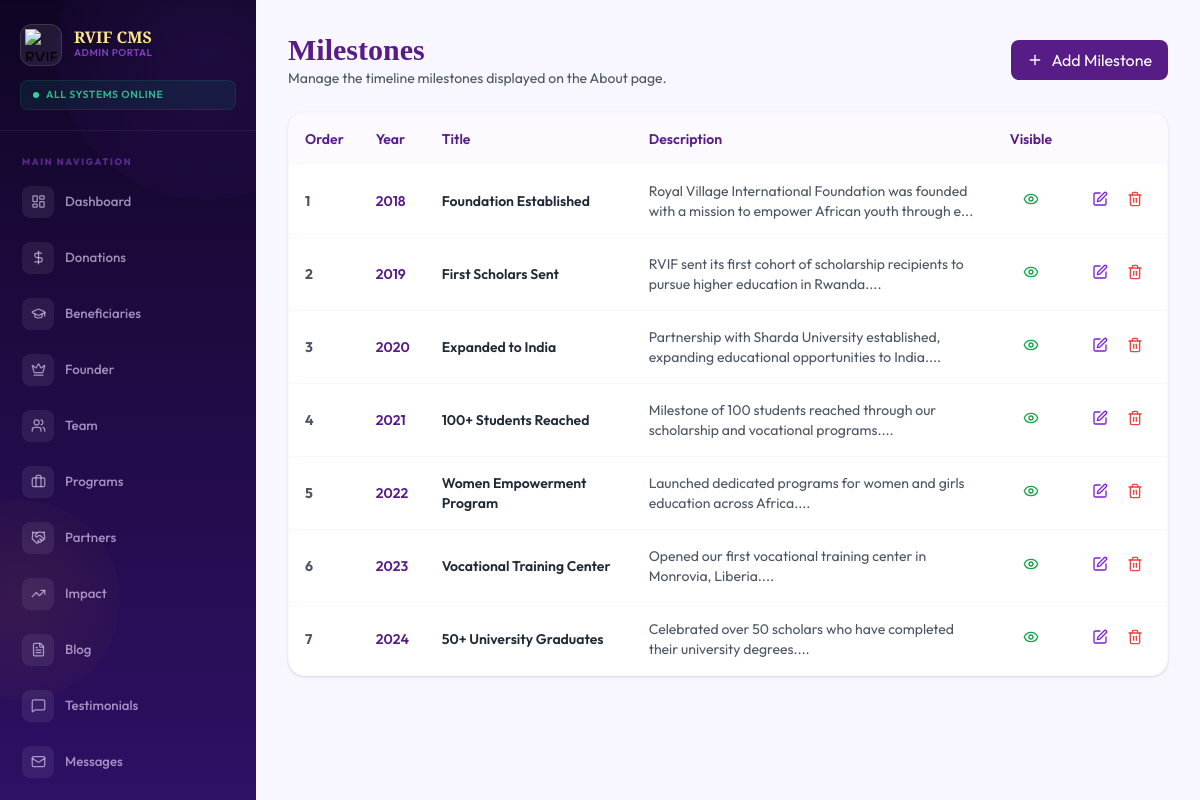
/admin/milestones.php (signed in), run on the app's committed database.
### tables this page shows
CREATE TABLE `milestones` (
  `id` varchar(50) NOT NULL,
  `year` varchar(10) NOT NULL,
  `title` varchar(255) NOT NULL,
  `description` text NOT NULL,
  `display_order` int(11) NOT NULL DEFAULT 0,
  `visible` tinyint(1) NOT NULL DEFAULT 1,
  `created_at` datetime DEFAULT CURRENT_TIMESTAMP,
  PRIMARY KEY (`id`)
);

### admin/milestones.php (the view, shortened to what this page needs)
<?php
require_once __DIR__ . '/../db.php';
require_once __DIR__ . '/layout.php';
$milestones = [];
try {
    $stmt = $pdo->prepare("SELECT * FROM milestones ORDER BY display_order ASC, year ASC");
    $stmt->execute();
    $milestones = $stmt->fetchAll();
} catch (Exception $e) {
    $createTable = "
    CREATE TABLE IF NOT EXISTS `milestones` (
      `id` varchar(50) NOT NULL,
      `year` varchar(10) NOT NULL,
      `title` varchar(255) NOT NULL,
      `description` text NOT NULL,
      `display_order` int(11) NOT NULL DEFAULT 0,
      `visible` tinyint(1) NOT NULL DEFAULT 1,
      `created_at` datetime DEFAULT CURRENT_TIMESTAMP,
      PRIMARY KEY (`id`)
    ) ENGINE=InnoDB DEFAULT CHARSET=utf8mb4 COLLATE=utf8mb4_unicode_ci";
    $pdo->exec($createTable);
}
renderAdminHeader('milestones');
?>
<div class="p-8">
    <div class="flex justify-between items-center mb-6">
        <div>
            <h1 class="font-serif text-3xl font-bold text-purple-900">Milestones</h1>
            <p class="text-gray-600 text-sm">Manage the timeline milestones displayed on the About page.</p>
        </div>
        <a href="milestones.php?add=1" class="bg-purple-900 text-white px-4 py-2 rounded-lg flex items-center gap-2 hover:bg-purple-800 transition">
            <i data-lucide="plus" class="w-4 h-4"></i> Add Milestone
        </a>
    </div>
    <div class="bg-white rounded-2xl shadow border border-purple-50 overflow-hidden">
        <div class="overflow-x-auto">
            <table class="w-full text-sm">
                <thead class="bg-purple-50/50 text-purple-900 text-left">
                    <tr>
                        <th class="p-4 font-semibold">Order</th>
                        <th class="p-4 font-semibold">Year</th>
                        <th class="p-4 font-semibold">Title</th>
                        <th class="p-4 font-semibold">Description</th>
                        <th class="p-4 font-semibold text-center">Visible</th>
                        <th class="p-4"></th>
                    </tr>
                </thead>
                <tbody class="divide-y divide-purple-50">
                    <?php foreach ($milestones as $m): ?>
                        <tr class="hover:bg-purple-50/20 transition">
                            <td class="p-4 font-bold text-gray-600"><?php echo $m['display_order']; ?></td>
                            <td class="p-4 font-semibold text-purple-900"><?php echo htmlspecialchars($m['year']); ?></td>
                            <td class="p-4 font-semibold text-gray-800"><?php echo htmlspecialchars($m['title']); ?></td>
                            <td class="p-4 text-gray-600 max-w-md"><?php echo htmlspecialchars(substr($m['description'], 0, 100)); ?>...</td>
                            <td class="p-4 text-center">
                                <a href="milestones.php?toggle_visible=<?php echo urlencode($m['id']); ?>" class="inline-block">
                                    <i data-lucide="<?php echo $m['visible'] ? 'eye' : 'eye-off'; ?>" class="w-4 h-4 <?php echo $m['visible'] ? 'text-green-600' : 'text-gray-400'; ?>"></i>
                                </a>
                            </td>
                            <td class="p-4 text-right whitespace-nowrap">
                                <a href="milestones.php?edit=<?php echo urlencode($m['id']); ?>" class="text-purple-700 hover:text-purple-950 p-2 hover:bg-purple-50 rounded-lg inline-block transition" title="Edit">
                                    <i data-lucide="edit" class="w-4 h-4"></i>
                                </a>
                                <a href="milestones.php?delete=<?php echo urlencode($m['id']); ?>" onclick="return confirm('Are you sure you want to delete this milestone?');" class="text-red-500 hover:text-red-700 p-2 hover:bg-red-50 rounded-lg inline-block transition" title="Delete">
                                    <i data-lucide="trash-2" class="w-4 h-4"></i>
                                </a>
                             </td>
                        </tr>
                    <?php endforeach; ?>
                </tbody>
             </table>
        </div>
    </div>
</div>
<?php renderAdminFooter(); ?>

### admin/layout.php (shortened to what this page needs)
<?php
require_once __DIR__ . '/../db.php';
$adminSettings = [
    'logo'     => 'https://d64gsuwffb70l.cloudfront.net/6a0c48e7482add8d9312f354_1779190001642_6ba746dd.png',
    'siteName' => "Royal Village Int'l"
];
try {
    $stmt = $pdo->prepare("SELECT value FROM site_settings WHERE id = 'main' LIMIT 1");
    $stmt->execute();
    $row = $stmt->fetch();
    if ($row && !empty($row['value'])) {
        $dbSettings = json_decode($row['value'], true);
        if (is_array($dbSettings)) {
            $adminSettings = array_merge($adminSettings, $dbSettings);
        }
    }
} catch (Exception $e) {}
function renderAdminHeader($activePage = 'dashboard') {
    global $adminSettings;
    $links = [
        ['to' => 'dashboard.php',    'label' => 'Dashboard',    'icon' => 'layout-dashboard', 'key' => 'dashboard'],
        ['to' => 'donations.php',    'label' => 'Donations',    'icon' => 'dollar-sign',      'key' => 'donations'],
        ['to' => 'beneficiaries.php','label' => 'Beneficiaries','icon' => 'graduation-cap',   'key' => 'beneficiaries'],
        ['to' => 'founder.php',      'label' => 'Founder',      'icon' => 'crown',            'key' => 'founder'],
        ['to' => 'team.php',         'label' => 'Team',         'icon' => 'users',            'key' => 'team'],
        ['to' => 'programs.php',     'label' => 'Programs',     'icon' => 'briefcase',        'key' => 'programs'],
        ['to' => 'partners.php',     'label' => 'Partners',     'icon' => 'handshake',        'key' => 'partners'],
        ['to' => 'impact.php',       'label' => 'Impact',       'icon' => 'trending-up',      'key' => 'impact'],
        ['to' => 'blog.php',         'label' => 'Blog',         'icon' => 'file-text',        'key' => 'blog'],
        ['to' => 'testimonials.php',  'label' => 'Testimonials', 'icon' => 'message-square',   'key' => 'testimonials'],
        ['to' => 'messages.php',     'label' => 'Messages',     'icon' => 'mail',             'key' => 'messages'],
        ['to' => 'banners.php',      'label' => 'Banners',      'icon' => 'image',            'key' => 'banners'],
        ['to' => 'milestones.php',   'label' => 'Milestones',   'icon' => 'clock',            'key' => 'milestones'],
        ['to' => 'settings.php',     'label' => 'Settings',     'icon' => 'settings',         'key' => 'settings'],
    ];
    ?>
    <!DOCTYPE html>
    <html lang="en">
    <head>
        <script src="https://cdn.tailwindcss.com"></script>
    </head>
    <body>
        <aside class="admin-sidebar">
            <div class="sidebar-orb" style="width:300px;height:300px;top:-100px;right:-100px;background:radial-gradient(circle,rgba(124,58,237,0.12),transparent);"></div>
            <div class="sidebar-orb" style="width:200px;height:200px;bottom:100px;left:-80px;background:radial-gradient(circle,rgba(245,158,11,0.08),transparent);"></div>
            <div class="sidebar-brand">
                <div style="display:flex;align-items:center;gap:12px;">
                    <div style="width:42px;height:42px;border-radius:12px;background:rgba(255,255,255,0.08);border:1px solid rgba(255,255,255,0.12);display:flex;align-items:center;justify-content:center;overflow:hidden;flex-shrink:0;">
                        <img src="<?php echo htmlspecialchars($adminSettings['logo']); ?>" alt="RVIF" style="width:32px;height:32px;object-fit:contain;" />
                    </div>
                    <div>
                        <div style="font-family:'Cormorant Garamond',Georgia,serif;font-size:1rem;font-weight:700;color:#fde68a;line-height:1.1;">RVIF CMS</div>
                        <div style="font-size:0.62rem;color:rgba(168,85,247,0.7);letter-spacing:0.05em;text-transform:uppercase;font-weight:600;">Admin Portal</div>
                    </div>
                </div>
                <div style="display:flex;align-items:center;gap:7px;margin-top:14px;padding:6px 12px;background:rgba(5,150,105,0.12);border:1px solid rgba(5,150,105,0.2);border-radius:8px;">
                    <span style="width:6px;height:6px;border-radius:50%;background:#34d399;display:inline-block;animation:dotPulse 2s ease-in-out infinite;"></span>
                    <span style="font-size:0.65rem;font-weight:600;color:rgba(52,211,153,0.85);letter-spacing:0.06em;text-transform:uppercase;">All Systems Online</span>
                </div>
            </div>
            <nav style="padding:12px 0;flex:1;position:relative;z-index:2;">
                <div class="nav-section-label">Main Navigation</div>
                <?php foreach ($links as $l):
                    $isActive = ($activePage === $l['key']);
                ?>
                <a href="<?php echo BASE_PATH; ?>/admin/<?php echo $l['to']; ?>" class="nav-item <?php echo $isActive ? 'active' : ''; ?>">
                    <div class="nav-icon">
                        <i data-lucide="<?php echo $l['icon']; ?>" style="width:15px;height:15px;"></i>
                    </div>
                    <span><?php echo $l['label']; ?></span>
                </a>
                <?php endforeach; ?>
            </nav>
        </aside>
        <main class="admin-main">
    <?php
}
function renderAdminFooter() {
    ?>
        </main>
    </body>
    </html>
    <?php
}
?>

### admin/layout.php (style rules this page uses)
*, *::before, *::after { box-sizing: border-box; }
body { font-family: 'Outfit', sans-serif; background: #f8f7ff; min-height: 100vh; display: flex; margin: 0; }
.admin-sidebar { width: 256px; min-height: 100vh; background: linear-gradient(180deg, #0f0523 0%, #1e0a40 40%, #2e1065 100%); display: flex; flex-direction: column; flex-shrink: 0; position: sticky; top: 0; height: 100vh; overflow-y: auto; overflow-x: hidden; z-index: 50; }
.sidebar-orb { position: absolute; border-radius: 50%; pointer-events: none; }
.sidebar-brand { padding: 24px 20px 20px; border-bottom: 1px solid rgba(255,255,255,0.06); position: relative; z-index: 2; }
.nav-item { display: flex; align-items: center; gap: 11px; padding: 11px 14px; border-radius: 12px; margin: 2px 8px; font-size: 0.83rem; font-weight: 500; color: rgba(233,213,255,0.65); text-decoration: none; transition: all 0.25s ease; position: relative; overflow: hidden; }
.nav-item::before { content: ''; position: absolute; inset: 0; border-radius: 12px; background: linear-gradient(135deg, rgba(255,255,255,0.06), transparent); opacity: 0; transition: opacity 0.25s; }
.nav-icon { width: 32px; height: 32px; border-radius: 8px; display: flex; align-items: center; justify-content: center; flex-shrink: 0; background: rgba(255,255,255,0.07); transition: background 0.25s; }
.nav-section-label { font-size: 0.58rem; font-weight: 800; letter-spacing: 0.18em; text-transform: uppercase; color: rgba(168,85,247,0.45); padding: 12px 22px 4px; }
.admin-main { flex: 1; overflow-x: hidden; overflow-y: auto; min-height: 100vh; }

### data on the page
milestones: display_order "1", year "2018", title "Foundation Established", description "Royal Village International Foundation was founded with a mission to empower African youth through e", visible 1 (drawn)
milestones: display_order "2", year "2019", title "First Scholars Sent", description "RVIF sent its first cohort of scholarship recipients to pursue higher education in Rwanda.", visible 1 (drawn)
milestones: display_order "3", year "2020", title "Expanded to India", description "Partnership with Sharda University established, expanding educational opportunities to India.", visible 1 (drawn)
milestones: display_order "4", year "2021", title "100+ Students Reached", description "Milestone of 100 students reached through our scholarship and vocational programs.", visible 1 (drawn)
milestones: display_order "5", year "2022", title "Women Empowerment Program", description "Launched dedicated programs for women and girls education across Africa.", visible 1 (drawn)
milestones: display_order "6", year "2023", title "Vocational Training Center", description "Opened our first vocational training center in Monrovia, Liberia.", visible 1 (drawn)
milestones: display_order "7", year "2024", title "50+ University Graduates", description "Celebrated over 50 scholars who have completed their university degrees.", visible 1 (drawn)

### other printed values
$l['label'] "Dashboard"
$l['label'] "Donations"
$l['label'] "Beneficiaries"
$l['label'] "Founder"
$l['label'] "Team"
$l['label'] "Programs"
$l['label'] "Partners"
$l['label'] "Impact"
$l['label'] "Blog"
$l['label'] "Testimonials"
$l['label'] "Messages"
